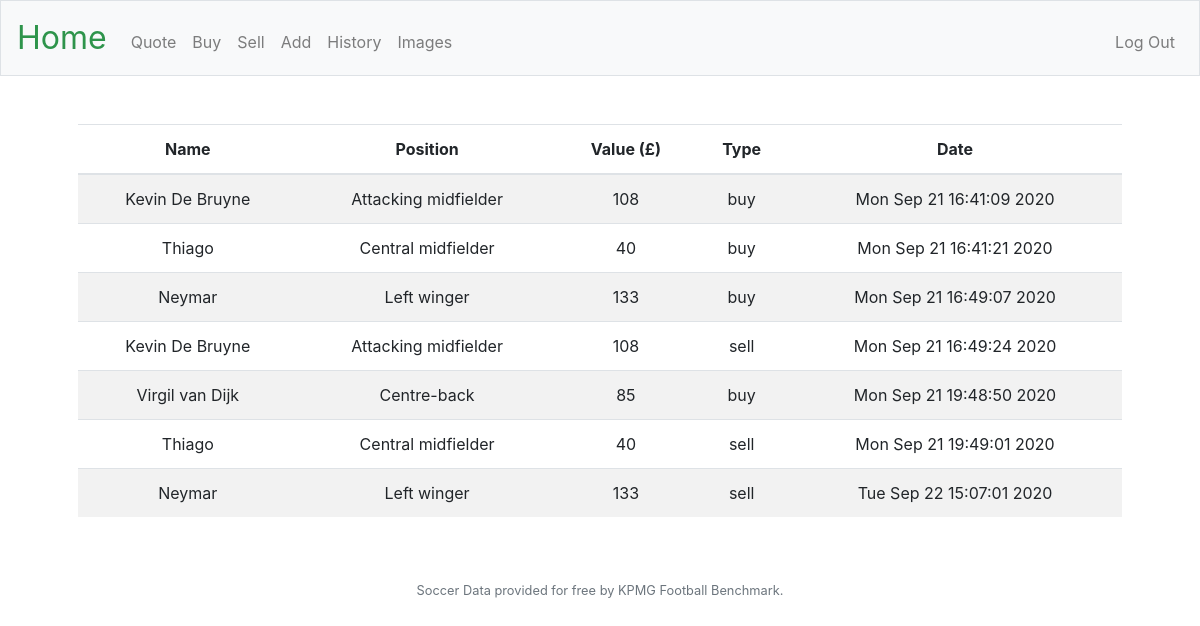
Screenshot of /history (signed in) with the database file from the repository.
### tables this page shows
CREATE TABLE "history" (
user_id INTEGER NOT NULL,
player_name TEXT NOT NULL,
price NUMERIC NOT NULL,
position TEXT NOT NULL,
time TEXT NOT NULL, 
type TEXT NOT NULL,
FOREIGN KEY(user_id) REFERENCES users(id)
);

### application.py (the view)
@app.route("/history")
@login_required
def history():
    A = session["user_id"] #User ID
    rows = db.execute("SELECT * FROM history WHERE user_id = :user_id", user_id = A)
    return render_template("history.html", dic = rows)

### application.py (called while the page is built)
@app.after_request
def after_request(response):
    response.headers["Cache-Control"] = "no-cache, no-store, must-revalidate"
    response.headers["Expires"] = 0
    response.headers["Pragma"] = "no-cache"
    return response

### helpers.py (called while the page is built)
def login_required(f):
    @wraps(f)
    def decorated_function(*args, **kwargs):
        if session.get("user_id") is None:
            return redirect("/login")
        return f(*args, **kwargs)
    return decorated_function

### templates/history.html (shortened to what this page needs)
{% extends "layout.html" %}
{% block main %}
     <table class="table table-striped">
        <thead>
            <tr>
                <th>Name</th>
                <th>Position</th>
                <th>Value (£)</th>
                <th>Type</th>
                <th>Date</th>
            </tr>
        </thead>
        <tbody>
            {% for row in dic %}
                <tr>
                    <td>{{ row.player_name }}</td>
                    <td>{{ row.position }}</td>
                    <td>{{ row.price }}</td>
                    <td>{{ row.type }}</td>
                    <td>{{ row.time }}</td>
                </tr>
            {% endfor %}
        </tbody>
    </table>
{% endblock %}

### templates/layout.html (shortened to what this page needs)
<!DOCTYPE html>
<html lang="en">
    <head>
        <link rel="stylesheet" href="https://stackpath.bootstrapcdn.com/bootstrap/4.5.2/css/bootstrap.min.css">
        <link href="/static/styles.css" rel="stylesheet">
    </head>
    <body>
        <nav class="navbar navbar-expand-md navbar-light bg-light border">
            <a class="navbar-brand" href="/"><span class="green">Home</span></a>
            <div class="collapse navbar-collapse" id="navbar">
                {% if session.user_id %}
                    <ul class="navbar-nav mr-auto mt-2">
                        <li title = "Player Info" class="nav-item"><a class="nav-link" href="/quote">Quote</a></li>
                        <li title = "Buy Players" class="nav-item"><a class="nav-link" href="/buy">Buy</a></li>
                        <li title = "Sell Players" class="nav-item"><a class="nav-link" href="/sell">Sell</a></li>
                        <li title = "Add cash" class="nav-item"><a class="nav-link" href="/add">Add</a></li>
                        <li title = "Transaction History" class="nav-item"><a class="nav-link" href="/history">History</a></li>
                        <li title = "Iconic Champions league moments" class="nav-item"><a class="nav-link" href="/images">Images</a></li>
                    </ul>
                    <ul class="navbar-nav ml-auto mt-2">
                        <li class="nav-item"><a class="nav-link" href="/logout">Log Out</a></li>
                    </ul>
                {% else %}
                    <ul class="navbar-nav ml-auto mt-2">
                        <li class="nav-item"><a class="nav-link" href="/register">Register</a></li>
                        <li class="nav-item"><a class="nav-link" href="/login">Log In</a></li>
                    </ul>
                {% endif %}
            </div>
        </nav>
        <main class="container p-5">
            {% block main %}{% endblock %}
        </main>
        <footer class="small text-center text-muted">
            Soccer Data provided for free by KPMG Football Benchmark.
        </footer>
    </body>
</html>

### static/styles.css (style rules this page uses)
nav .navbar-brand { font-size: xx-large; }
nav .navbar-brand .green { color: #2e944b; }
main { overflow-x: auto; text-align: center; }

### rows the page displays
history: player_name "Kevin De Bruyne", position "Attacking midfielder", price "108", type "buy", time "Mon Sep 21 16:41:09 2020"
history: player_name "Thiago", position "Central midfielder", price "40", type "buy", time "Mon Sep 21 16:41:21 2020"
history: player_name "Neymar", position "Left winger", price "133", type "buy", time "Mon Sep 21 16:49:07 2020"
history: player_name "Kevin De Bruyne", position "Attacking midfielder", price "108", type "sell", time "Mon Sep 21 16:49:24 2020"
history: player_name "Virgil van Dijk", position "Centre-back", price "85", type "buy", time "Mon Sep 21 19:48:50 2020"
history: player_name "Thiago", position "Central midfielder", price "40", type "sell", time "Mon Sep 21 19:49:01 2020"
history: player_name "Neymar", position "Left winger", price "133", type "sell", time "Tue Sep 22 15:07:01 2020"
